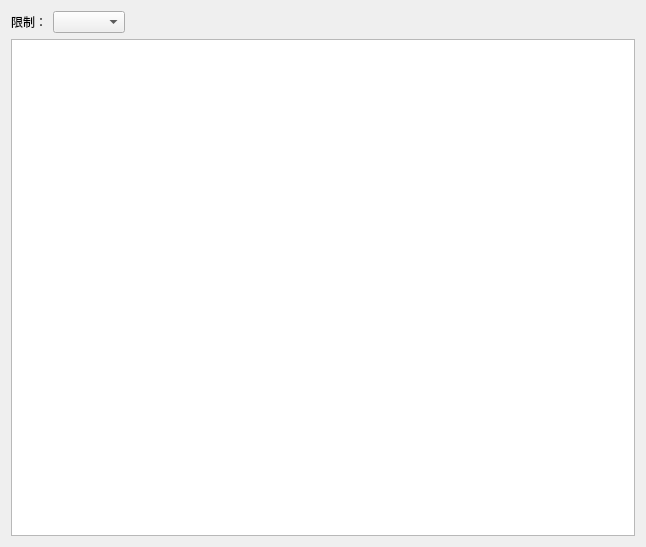
<?xml version="1.0" encoding="UTF-8"?>
<ui version="4.0">
 <class>HGraphicsDemoWidget</class>
 <widget class="QWidget" name="HGraphicsDemoWidget">
  <property name="geometry">
   <rect>
    <x>0</x>
    <y>0</y>
    <width>646</width>
    <height>547</height>
   </rect>
  </property>
  <property name="windowTitle">
   <string>Form</string>
  </property>
  <layout class="QGridLayout" name="gridLayout">
   <item row="0" column="0">
    <layout class="QHBoxLayout" name="horizontalLayout">
     <item>
      <widget class="QLabel" name="label">
       <property name="text">
        <string>限制：</string>
       </property>
       <property name="alignment">
        <set>Qt::AlignRight|Qt::AlignTrailing|Qt::AlignVCenter</set>
       </property>
      </widget>
     </item>
     <item>
      <widget class="QComboBox" name="comboBox_1"/>
     </item>
     <item>
      <spacer name="horizontalSpacer">
       <property name="orientation">
        <enum>Qt::Horizontal</enum>
       </property>
       <property name="sizeHint" stdset="0">
        <size>
         <width>40</width>
         <height>20</height>
        </size>
       </property>
      </spacer>
     </item>
    </layout>
   </item>
   <item row="1" column="0">
    <widget class="QGraphicsView" name="graphicsView"/>
   </item>
  </layout>
 </widget>
 <resources/>
 <connections/>
</ui>
